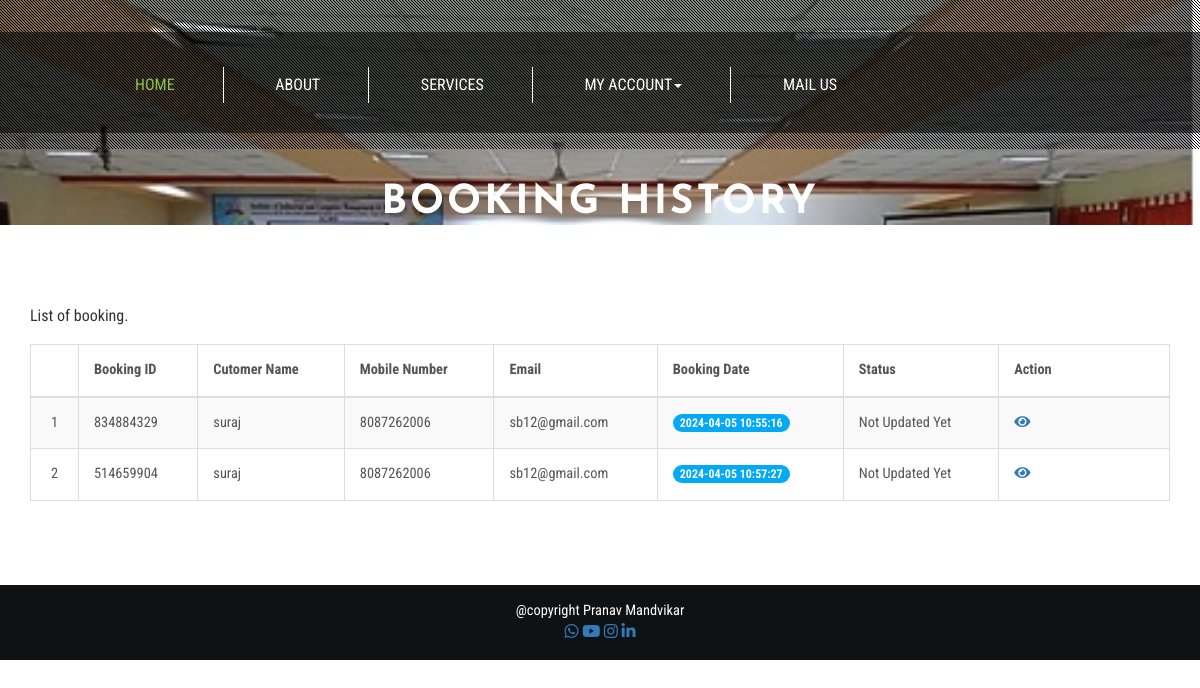
The page /obbs/booking-history.php (signed in) on the database its author committed.
### tables this page shows
CREATE TABLE `tblbooking` (
  `ID` int(10) NOT NULL,
  `BookingID` int(10) DEFAULT NULL,
  `ServiceID` int(10) DEFAULT NULL,
  `UserID` int(5) DEFAULT NULL,
  `BookingFrom` date DEFAULT NULL,
  `BookingTo` date DEFAULT NULL,
  `EventType` varchar(200) DEFAULT NULL,
  `Numberofguest` int(10) DEFAULT NULL,
  `Message` mediumtext DEFAULT NULL,
  `BookingDate` timestamp NULL DEFAULT current_timestamp(),
  `Remark` varchar(200) DEFAULT NULL,
  `Status` varchar(200) DEFAULT NULL,
  `UpdationDate` timestamp NULL DEFAULT NULL ON UPDATE current_timestamp()
);

CREATE TABLE `tbluser` (
  `ID` int(10) NOT NULL,
  `FullName` varchar(200) DEFAULT NULL,
  `MobileNumber` bigint(10) DEFAULT NULL,
  `Email` varchar(200) DEFAULT NULL,
  `Password` varchar(200) DEFAULT NULL,
  `RegDate` timestamp NULL DEFAULT current_timestamp()
);

### obbs/booking-history.php (the view, shortened to what this page needs)
<?php
if (strlen($_SESSION['obbsuid']==0)) {
  header('location:logout.php');
  } else{
?>
<!DOCTYPE html>
<html lang="en">
<head>
<link href="css/bootstrap.css" rel="stylesheet" type="text/css" media="all" />
<link rel="stylesheet" href="css/style.css" type="text/css" media="all" />
<link href="css/font-awesome.css" rel="stylesheet">
</head>
<body>
	<div class="banner jarallax">
		<div class="agileinfo-dot">
		<?php include_once('includes/header.php');?>
			<div class="wthree-heading">
				<h2>Booking History</h2>
			</div>
		</div>
	<div class="about-top">
		<div class="container">
			<div class="wthree-services-bottom-grids">
				<p class="wow fadeInUp animated" data-wow-delay=".5s">List of booking.</p>
					<div class="bs-docs-example wow fadeInUp animated" data-wow-delay=".5s">
						<table class="table table-bordered table-striped table-vcenter js-dataTable-full-pagination">
                                <thead>
                                    <tr>
                                        <th class="text-center"></th>
                                        <th>Booking ID</th>
                                        <th class="d-none d-sm-table-cell">Cutomer Name</th>
                                        <th class="d-none d-sm-table-cell">Mobile Number</th>
                                        <th class="d-none d-sm-table-cell">Email</th>
                                        <th class="d-none d-sm-table-cell">Booking Date</th>
                                        <th class="d-none d-sm-table-cell">Status</th>
                                        <th class="d-none d-sm-table-cell" style="width: 15%;">Action</th>
                                       </tr>
                                </thead>
                                <tbody>
<?php
$uid=$_SESSION['obbsuid'];
$sql="SELECT tbluser.FullName,tbluser.MobileNumber,tbluser.Email,tblbooking.BookingID,tblbooking.BookingDate,tblbooking.Status,tblbooking.ID from tblbooking join tbluser on tbluser.ID=tblbooking.UserID where tblbooking.UserID='$uid'";
$query = $dbh -> prepare($sql);
$query->execute();
$results=$query->fetchAll(PDO::FETCH_OBJ);
$cnt=1;
if($query->rowCount() > 0)
{
foreach($results as $row)
{               ?>
                                    <tr>
                                        <td class="text-center"><?php echo htmlentities($cnt);?></td>
                                        <td class="font-w600"><?php  echo htmlentities($row->BookingID);?></td>
                                        <td class="font-w600"><?php  echo htmlentities($row->FullName);?></td>
                                        <td class="font-w600"><?php  echo htmlentities($row->MobileNumber);?></td>
                                        <td class="font-w600"><?php  echo htmlentities($row->Email);?></td>
                                        <td class="font-w600">
                                            <span class="badge badge-primary"><?php  echo htmlentities($row->BookingDate);?></span>
                                        </td>
                                        <?php if($row->Status==""){ ?>
                     <td class="font-w600"><?php echo "Not Updated Yet"; ?></td>
<?php } else { ?>
                                        <td class="d-none d-sm-table-cell">
                                            <span class="badge badge-primary"><?php  echo htmlentities($row->Status);?></span>
                                        </td>
<?php } ?>
                                         <td class="d-none d-sm-table-cell"><a href="view-booking-detail.php?editid=<?php echo htmlentities ($row->ID);?>&&bookingid=<?php echo htmlentities ($row->BookingID);?>"><i class="fa fa-eye" aria-hidden="true"></i></a></td>
                                    </tr>
                                    <?php $cnt=$cnt+1;}} ?>
                                </tbody>
                            </table>
					</div>
			</div>
		</div>
	</div>
	<?php include_once('includes/footer.php');?>
</body>
</html><?php }  ?>

### obbs/css/style.css (style rules this page uses)
body a { transition: 0.5s all; -webkit-transition: 0.5s all; -o-transition: 0.5s all; -moz-transition: 0.5s all; -ms-transition: 0.5s all; }
html, body { font-size: 100%; font-family: 'Roboto Condensed', sans-serif; }
body { background:#FFFFFF; }
.banner { background: url(../images/hall.jpg) no-repeat 0px 147px; background-size: cover; }
.agileinfo-dot { background: url(../images/dott.png)repeat 0px 0px; background-size: 3px; -webkit-background-size: 3px; -moz-background-size: 3px; -o-background-size: 3px; -ms-background-size: 3px; padding: 1em 0; }
.jarallax { position: relative; background-size: cover; background-repeat: no-repeat; background-position: 50% 50%; }
.banner-bottom,.services,.services-bottom,footer,.about-top,.agile-dot,.team,.gallery,.codes,.typography,.contact,.single { padding:4em 0; }
.wthree-heading { margin: 2em 0 1em; }
.wthree-heading h2 { color: #ffffff; font-size: 2.5em; text-align: center; margin: 0; letter-spacing: 3px; font-weight: 800; text-transform: uppercase; font-family: 'Josefin Sans', sans-serif; }
.table > thead > tr > th, .table > tbody > tr > th, .table > tfoot > tr > th, .table > thead > tr > td, .table > tbody > tr > td, .table > tfoot > tr > td { border-top: none !important; }
.badge-primary { background-color: #03a9f4; }
.bs-docs-example { margin: 1em 0; }
.table td, .table>tbody>tr>td, .table>tbody>tr>th, .table>tfoot>tr>td, .table>tfoot>tr>th, .table>thead>tr>td, .table>thead>tr>th { padding: 15px!important; }
.table > thead > tr > th, .table > tbody > tr > th, .table > tfoot > tr > th, .table > thead > tr > td, .table > tbody > tr > td, .table > tfoot > tr > td { font-size: 0.9em; color: #555; border-top: none !important; }

### rows shown on the page
tblbooking: BookingID "834884329", UserID.FullName "suraj", UserID.MobileNumber "8087262006", UserID.Email "sb12@gmail.com", BookingDate "2024-04-05 10:55:16", shows "Not Updated Yet"
tblbooking: BookingID "514659904", UserID.FullName "suraj", UserID.MobileNumber "8087262006", UserID.Email "sb12@gmail.com", BookingDate "2024-04-05 10:57:27", shows "Not Updated Yet"
